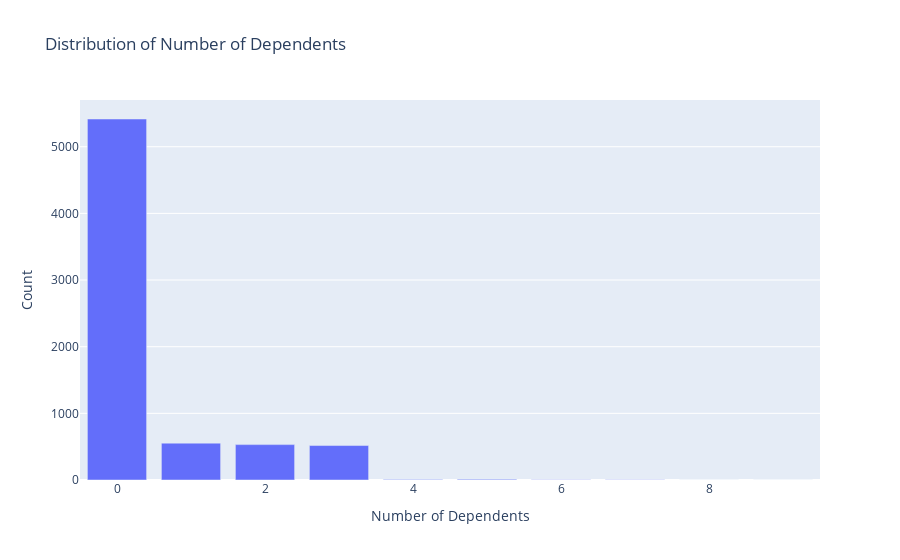

Here is the notebook cell this chart was saved with:
### Code cell
import plotly.express as px

# Đếm phân phối số người phụ thuộc
dependents_count = df['number_of_dependents'].value_counts().reset_index()
dependents_count.columns = ['number_of_dependents', 'count']  # đổi tên cột

fig = px.bar(dependents_count,
             x="number_of_dependents", 
             y="count",
             title="Distribution of Number of Dependents",
             labels={"number_of_dependents": "Number of Dependents", "count": "Count"})
fig.show()

### Figure 1 — Plotly figure (JSON) as saved in the notebook; plotly's stock layout.template omitted (floating-point values rounded to 4 significant figures)
{"data": [{"hovertemplate": "Number of Dependents=%{x}<br>Count=%{y}<extra></extra>", "legendgroup": "", "marker": {"color": "#636efa", "pattern": {"shape": ""}}, "name": "", "orientation": "v", "showlegend": false, "textposition": "auto", "type": "bar", "x": [0, 1, 2, 3, 5, 4, 6, 7, 9, 8], "xaxis": "x", "y": [5416, 553, 531, 517, 10, 9, 3, 2, 1, 1], "yaxis": "y"}], "layout": {"barmode": "relative", "legend": {"tracegroupgap": 0}, "title": {"text": "Distribution of Number of Dependents"}, "xaxis": {"anchor": "y", "domain": [0, 1], "title": {"text": "Number of Dependents"}}, "yaxis": {"anchor": "x", "domain": [0, 1], "title": {"text": "Count"}}}}
